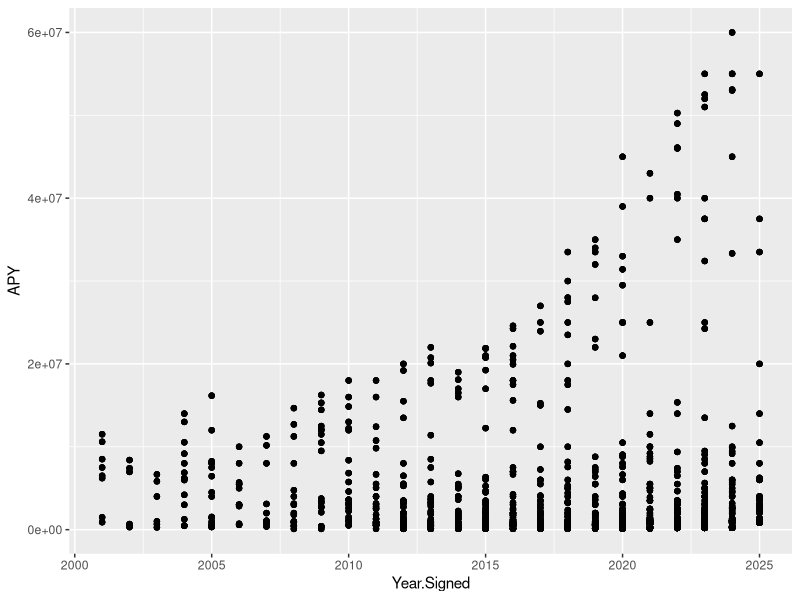

This chart was generated by the following R code:
## ---- chunk 1
# Packages, install if necessary
library(dplyr)
library(ggplot2)

# Straight from github repo, assumes all files in same directory
Salary_Data <- read.csv("./Player Salary QB.csv")
Passing_Data <- read.csv("./1999-2024 Passing Data.csv")
## ---- chunk 2
Salary_Data <- Salary_Data %>% 
  mutate(
    Value = as.numeric(gsub("[$,]", "", Value)),
    APY = as.numeric(gsub("[$,]", "", APY)),
    Guaranteed = as.numeric(gsub("[$,]", "", Guaranteed)),
) %>% select(X, Player, Year.Signed, Years, Value, APY, Guaranteed, APY.as...Of.Cap.At.Signing) %>%
  filter(Year.Signed > 2000) %>% distinct() %>% mutate(Year.End = Year.Signed + Years)

QB_Data <- bind_rows(
  Passing_Data %>%
    inner_join(Salary_Data, by = "Player") %>%
    filter(Year < Year.Signed) %>%
    group_by(Player, Year) %>%
    slice_min(Year.Signed, with_ties = FALSE),
  
  Passing_Data %>%
    inner_join(Salary_Data, by = "Player") %>%
    filter(Year >= Year.Signed) %>%
    group_by(Player, Year) %>%
    slice_max(Year.Signed, with_ties = FALSE)
  ) %>% ungroup() %>% distinct(Player, Year, .keep_all = TRUE) %>%
  filter(Year > 2005) %>%
  filter(!is.na(QBR)) %>%
  filter(Att > 200)

# Phillip Rivers for one season in particular does not have an Success rate for some fucking reason
QB_Data[is.na(QB_Data)] <- 0

nrow(QB_Data)
## ---- chunk 3
ggplot(Salary_Data, aes(x=Year.Signed, y=APY)) + geom_point() 
